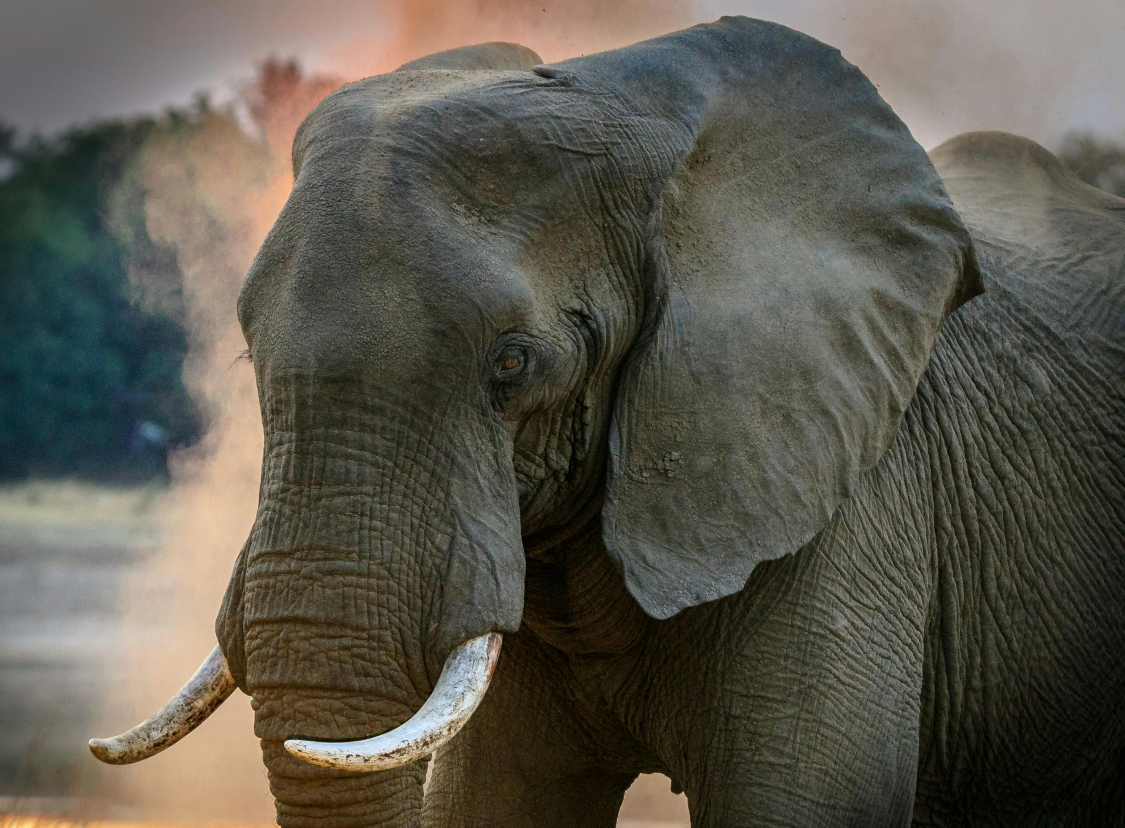
//> input picture pictures/elephant.jpg, 3374 x 2482 px (shown at 1/3 size)
$ ./hough_seq pictures/elephant.jpg 100 3   (built with g++ and OpenCV 4)
//> lines starting //> are read from the running program, lines starting //| are printed output that depends on the picture; after the words box and inside, x2 and y2 are one past the last pixel; in counts of white or black regions, pixels touching at a corner belong together
#include <cmath>
#include <string>
#include "opencv2/opencv.hpp"
#include "opencv2/imgproc/imgproc.hpp"
#include "omp.h"

void saveAccumulatorImage(int* accu, int numangle, int numrho, const std::string& filename) {
    cv::Mat accuImage(numangle, numrho, CV_32SC1);
    for (int angle = 0; angle < numangle; ++angle) {
        for (int rho = 0; rho < numrho; ++rho) {
            int value = accu[(angle + 1) * (numrho + 2) + (rho + 1)];
            accuImage.at<int>(angle, rho) = value;
        }
    }

    cv::Mat normalized;
    cv::normalize(accuImage, normalized, 0, 255, cv::NORM_MINMAX, CV_8UC1);

    cv::imwrite("../results/"+filename, normalized);

    int scaleFactor = 7;
    cv::Mat resized;
    cv::resize(normalized, resized, cv::Size(normalized.cols / scaleFactor, normalized.rows), cv::INTER_AREA);

    cv::imwrite("../results/accumulator_squeezed.png", resized);
}

std::vector<std::pair<float,float>> hough_transform(cv::Mat img, int threshold, float rho, float theta, float min_theta=0.0, float max_theta=CV_PI){

    const float irho = 1./rho;

    const int width = img.cols;
    const int height = img.rows;
    const int max_rho = width+height;

    const int numangle = cvFloor((max_theta - min_theta) / theta) + 1;
    const int numrho = cvRound((max_rho*2+1)*irho);
    const int accu_size = (numangle+2)*(numrho+2);

    int *accu = new int[accu_size]{0};
    float *cosvalues = new float[numangle];
    float *sinvalues = new float[numangle];

    for (int angle = 0; angle < numangle; angle++){
        float ang = min_theta + angle * theta;
        cosvalues[angle] = std::cos(ang) * irho;
        sinvalues[angle] = std::sin(ang) * irho;
    }

    std::vector<cv::Point> non_zero;
    cv::findNonZero(img, non_zero);

    for (const auto& pt : non_zero){
        for (int angle = 0; angle < numangle; angle++){
            int r = cvRound(pt.x * cosvalues[angle] + pt.y * sinvalues[angle]);
            r += (numrho - 1) / 2;
            accu[(angle + 1) * (numrho + 2) + (r + 1)]++;
        }
    }

    std::vector<std::pair<float,float>> lines;
    for (int r = 1; r < numrho; ++r) {
        for (int angle = 1; angle < numangle; ++angle){
            int ind = (angle+1)*(numrho+2)+r+1;
            if( accu[ind] > threshold &&
                accu[ind] > accu[ind - 1] && accu[ind] >= accu[ind + 1] &&
                accu[ind] > accu[ind - numrho - 2 ] && accu[ind] >= accu[ind + numrho + 2] ){
                float rho_val = (r - (numrho-1)*0.5f) * rho;
                float angle_val = min_theta + angle * theta;
                lines.push_back(std::pair<float,float>(rho_val,angle_val));
            }
        }
    }

    delete [] cosvalues;
    delete [] sinvalues;
    delete [] accu;

    return lines;
}

int main(int argc, char** argv) {
    cv::Mat img_edge;
    cv::Mat img_dst;
    cv::Mat img_blur;
    cv::Mat img;
    float duration_cv = 0.0;
    float duration_mine = 0.0;
    int num_lines_cv = 0;
    int num_lines_mine = 0;

    int threshold;
    int n;
    if (argc == 4){
        std::string filename = argv[1];
        std::string path = "../pictures/" + filename;

        img = cv::imread(path, 1);
//> img is the input picture: 2482 rows x 3374 cols, CV_8UC3; mean B, G, R 76.3, 87.1, 90.3
        if (img.empty()) {
            std::cerr << "Failed to load image: " << path << std::endl;
            return -1;
        }
        threshold = std::stoi(argv[2]);
        n = std::stoi(argv[3]);
    }else{
        std::cout << "Usage: " << argv[0] << " <image_filename> <threshold>\n";
        return -1;
    }

    int biggest = std::max(img.rows, img.cols);
//> biggest = 3374

    img_dst = img.clone();
    cv::blur(img, img_blur,cv::Size(5,5));
	cv::Canny(img_blur, img_edge, 50, 150, 3);
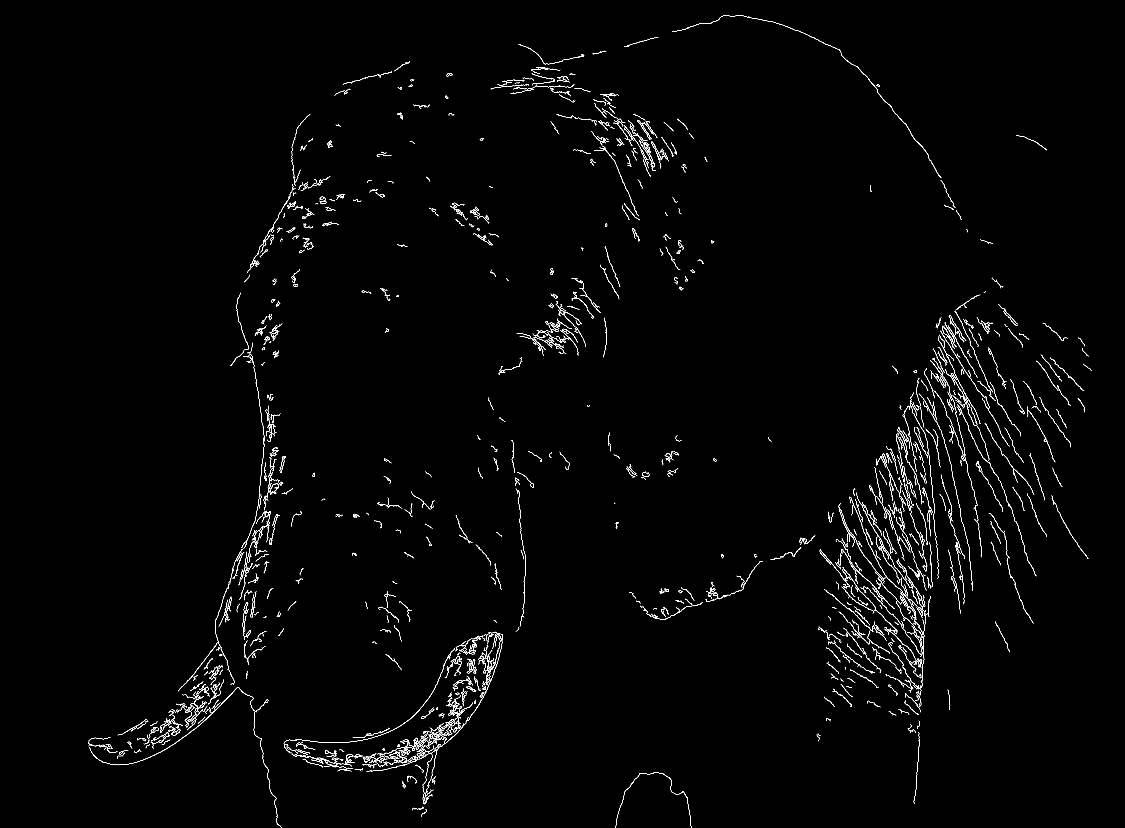
//> img_edge: 2482 rows x 3374 cols, CV_8UC1 (shown at 1/3 size); 0.96% white in thin lines or dots, all inside (x1, y1, x2, y2) = (265, 46, 3276, 2482)
    cv::imwrite("../results/edges.jpg", img_edge);

    cv::Mat img_edge_cv = img_edge.clone();

    for (int i = 0; i < n; i++){

        auto start = omp_get_wtime();
        auto lines = hough_transform(img_edge,threshold, 1,CV_PI/180);
        auto stop = omp_get_wtime();
        duration_mine += stop - start;
        num_lines_mine += lines.size();

        std::vector<cv::Vec2f> lines_cv;

        start = omp_get_wtime();
        cv::HoughLines(img_edge_cv, lines_cv, 1, CV_PI/180, threshold);
        stop = omp_get_wtime();
        duration_cv += stop-start;
        num_lines_cv += lines_cv.size();

        if (n == 1){
            for (const auto& line : lines) {
                double theta = line.second;
                double rho = line.first;
                double a = std::cos(theta);
                double b = std::sin(theta);
                double x0 = a * rho;
                double y0 = b * rho;
                cv::Point pt1(cvRound(x0 + biggest * (-b)), cvRound(y0 + biggest * (a)));
                cv::Point pt2(cvRound(x0 - biggest * (-b)), cvRound(y0 - biggest * (a)));
                cv::line(img_dst, pt1, pt2, cv::Scalar(0, 0, 255), 2, cv::LINE_AA);
            }
        }

        cv::Mat img_dst2 = img.clone();
        if (n == 1){
            for( size_t i = 0; i < lines.size(); i++ )
            {
                float rho = lines_cv[i][0], theta = lines_cv[i][1];
                cv::Point pt1, pt2;
                double a = cos(theta), b = sin(theta);
                double x0 = a*rho, y0 = b*rho;
                pt1.x = cvRound(x0 + biggest*(-b));
                pt1.y = cvRound(y0 + biggest*(a));
                pt2.x = cvRound(x0 - biggest*(-b));
                pt2.y = cvRound(y0 - biggest*(a));
                line( img_dst2, pt1, pt2, cv::Scalar(0,0,255), 2, cv::LINE_AA);
            }
            cv::imwrite("../results/lines/cpu/result_mine.png",img_dst);
            cv::imwrite("../results/lines/cpu/result_cv.png",img_dst2);
        }
    }
//> this loop made 3 passes
//> (num_lines_mine, num_lines_cv) on passes 1 to 3: (1685, 1684), (3370, 3368), (5055, 5052)
    printf("mine:\n");
    printf("1. lines:  %d \n", num_lines_mine/n);
    printf("2. time:  %lf \n", duration_mine/n);
    printf("cv:\n");
    printf("1. lines:  %d \n", num_lines_cv/n);
    printf("2. time:  %lf \n", duration_cv/n);
    return 0;
}

$ run again, on pictures/house2.jpg
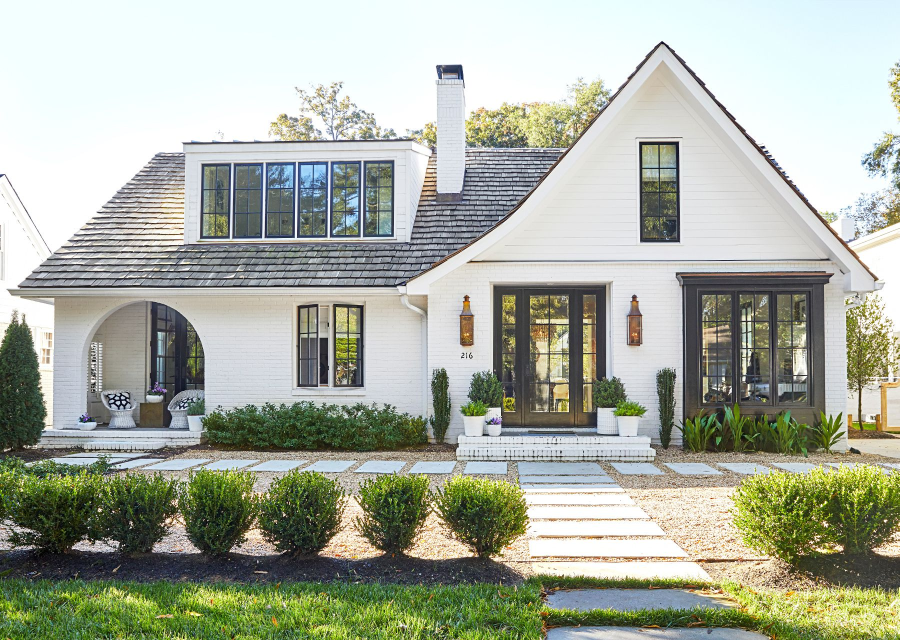
//> input picture pictures/house2.jpg, 1799 x 1280 px (shown at 1/2 size)
//> img is the input picture: 1280 rows x 1799 cols, CV_8UC3; mean B, G, R 159.4, 173.5, 168
//> `cv::Canny(img_blur, img_edge, 50, 150, 3);`:
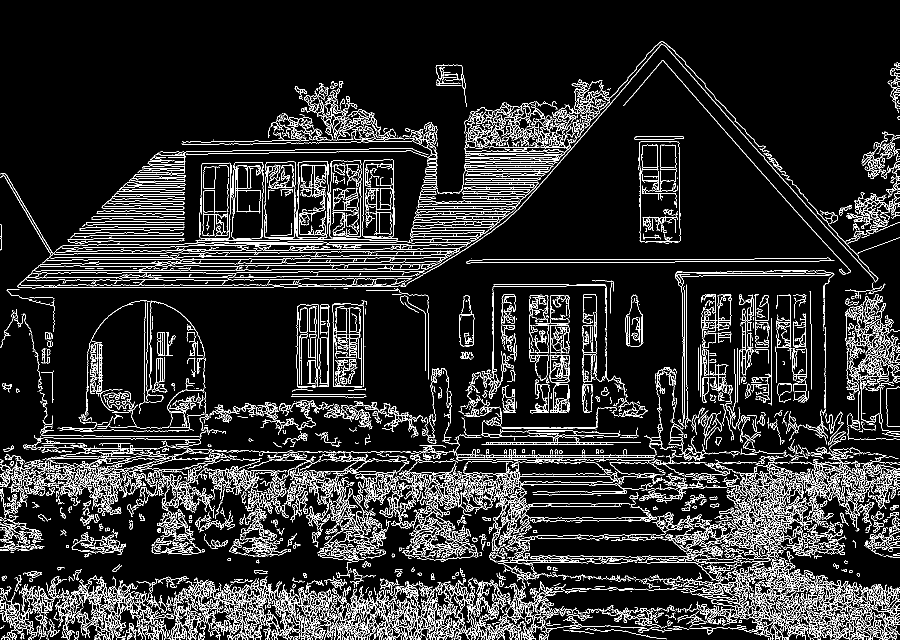
//> img_edge: 1280 rows x 1799 cols, CV_8UC1 (shown at 1/2 size); 10.4% white in thin lines or dots
//> the loop `for (int i = 0; i < n; i++)` made 3 passes
//> (num_lines_mine, num_lines_cv) on passes 1 to 3: (36257, 36412), (72514, 72824), (108771, 109236)

$ run again, on pictures/fence.png
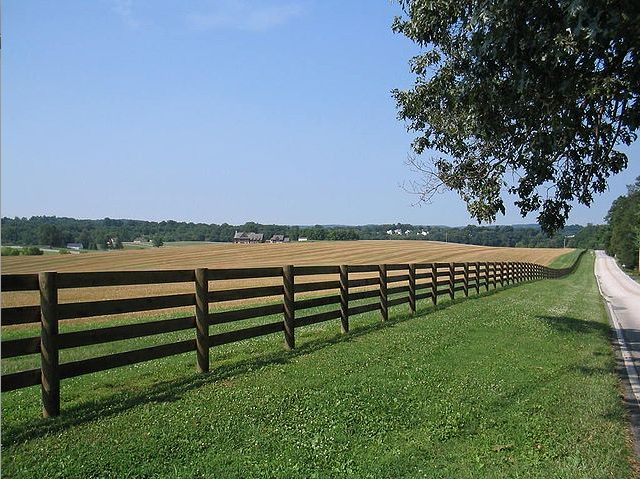
//> input picture pictures/fence.png, 640 x 479 px
//> img is the input picture: 479 rows x 640 cols, CV_8UC3; mean B, G, R 114.8, 121, 103
//> `cv::blur(img, img_blur,cv::Size(5,5));`:
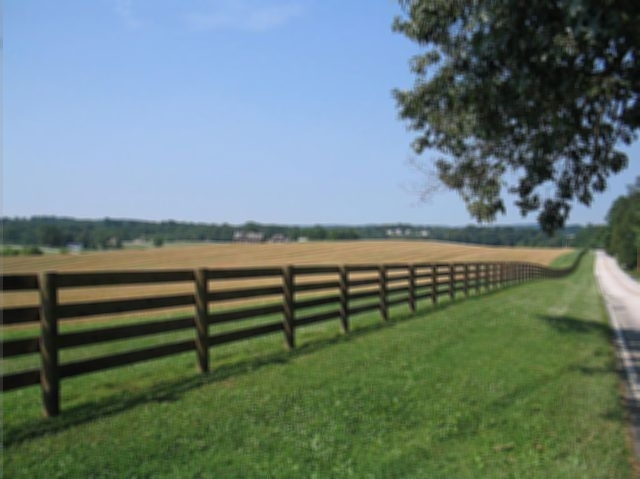
//> img_blur: 479 rows x 640 cols, CV_8UC3; mean B, G, R 114.8, 121, 103
//> `cv::Canny(img_blur, img_edge, 50, 150, 3);`:
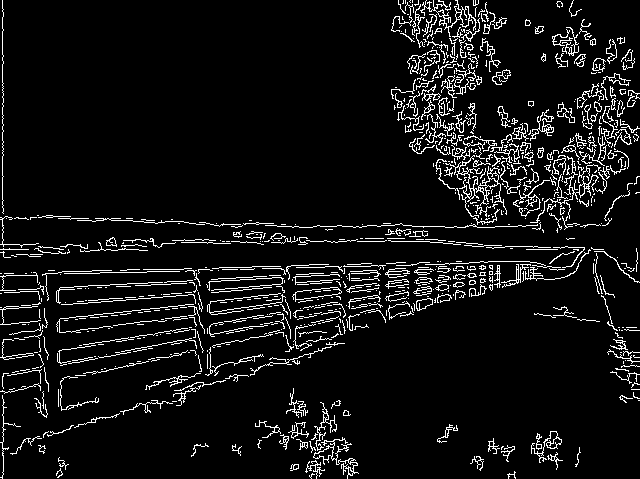
//> img_edge: 479 rows x 640 cols, CV_8UC1; 7.3% white in thin lines or dots
//> the loop `for (int i = 0; i < n; i++)` made 3 passes
//> (num_lines_mine, num_lines_cv) on passes 1 to 3: (559, 560), (1118, 1120), (1677, 1680)
